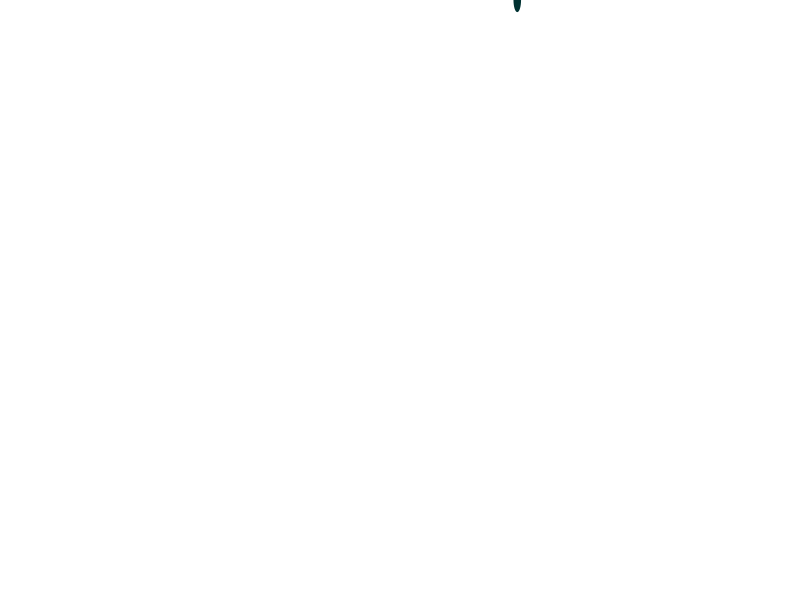
Frame 1 (no input)
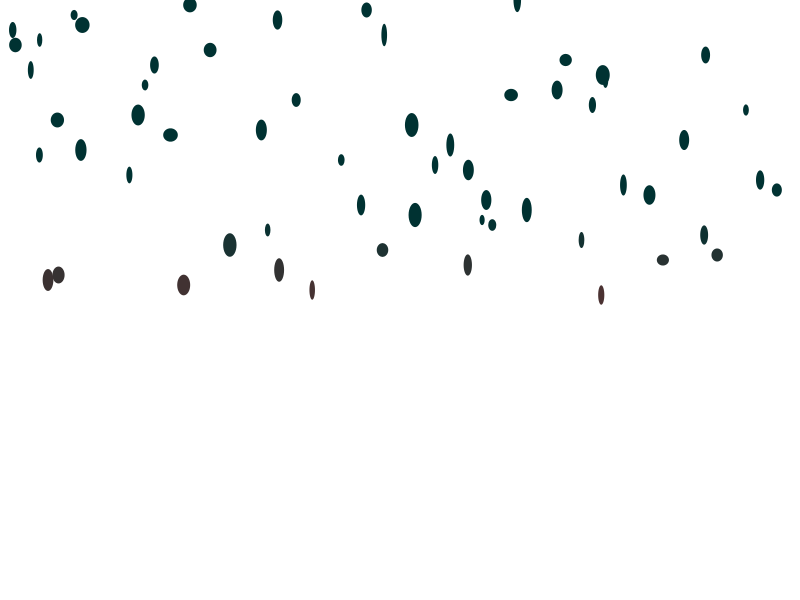
Frame 60 (the mouse pressed at the canvas centre just before this capture)
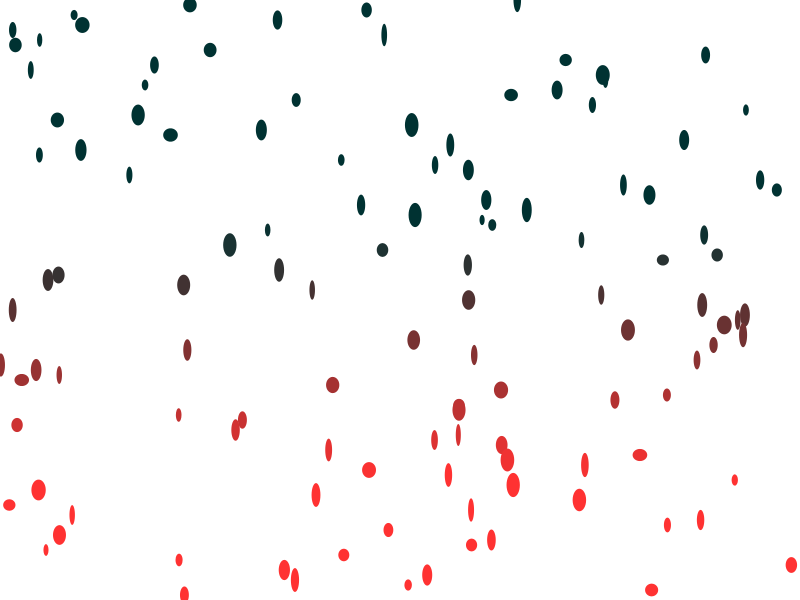
Frame 120 (the mouse held since frame 60 and released just before this capture)

The Processing sketch that drew these frames (run headless with seeded random() and noise(); from frame 60 on, the mouse is pressed at the canvas centre):

// Processing sketch: processing_10979
// ── processing_10979.pde

int ypos=0;

void setup(){
  size(800, 600);
  frameRate(30);
  background(255);
  smooth(); }
  void draw() {
    noStroke();
    fill(ypos-220,50,50);
    ellipse(random(0, width),ypos,random(5,15),random(10, 25)); 
   ypos+=5;
   if(ypos>height-5)
   ypos=0;
  } 
